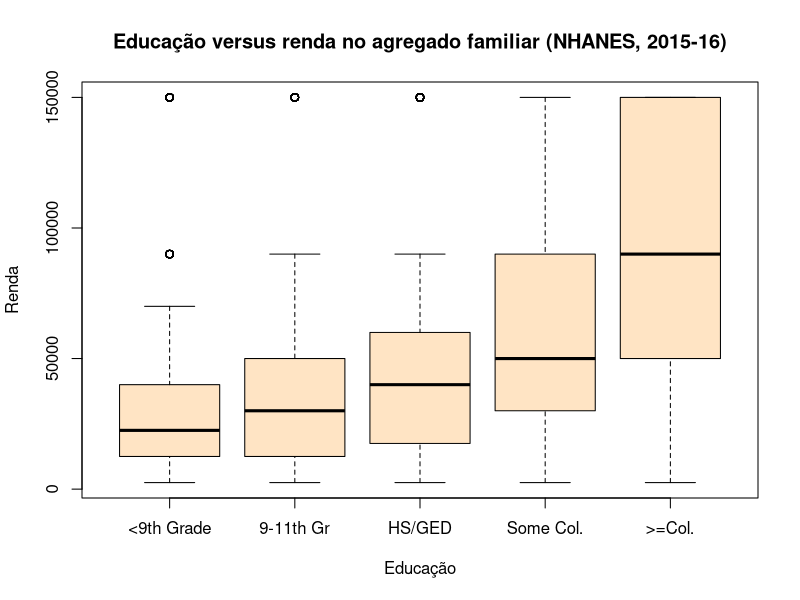
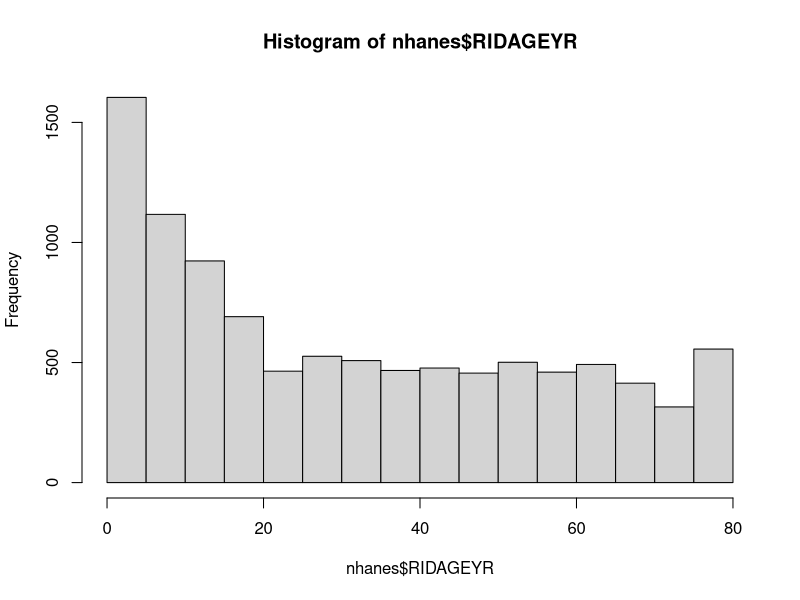
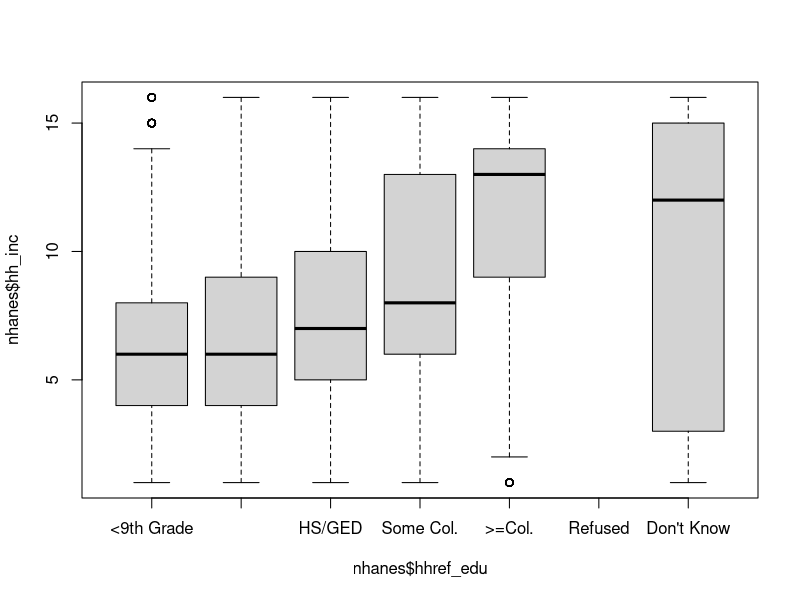
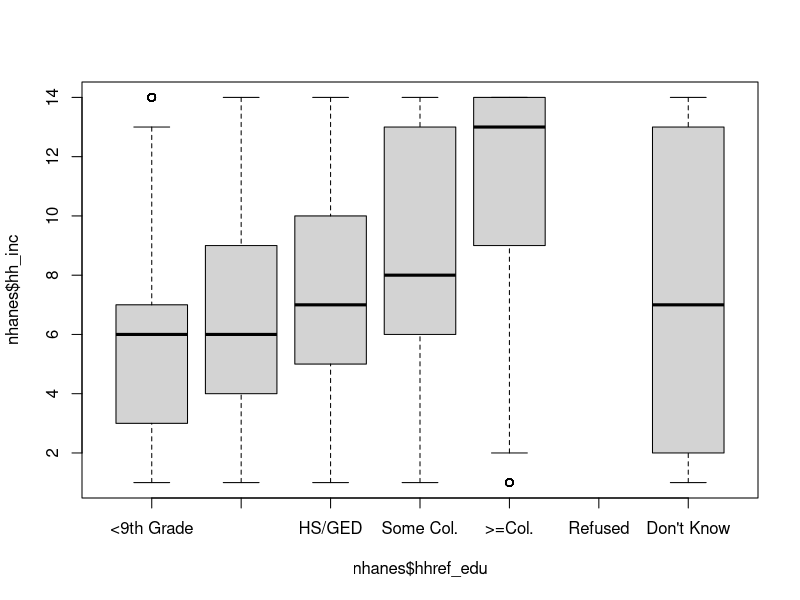
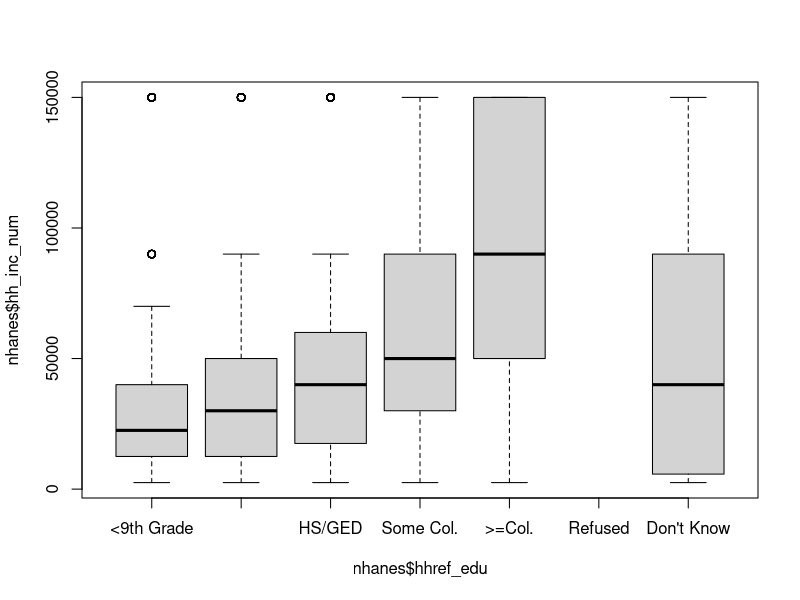
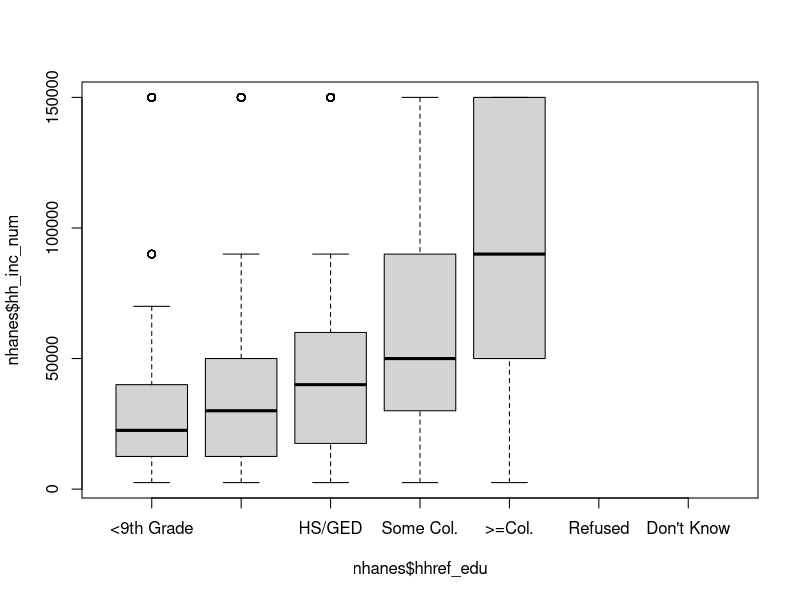
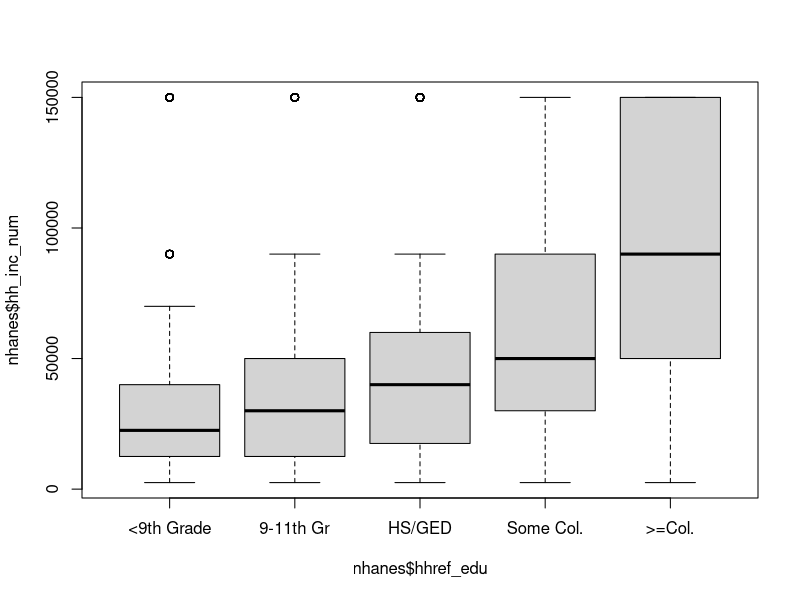
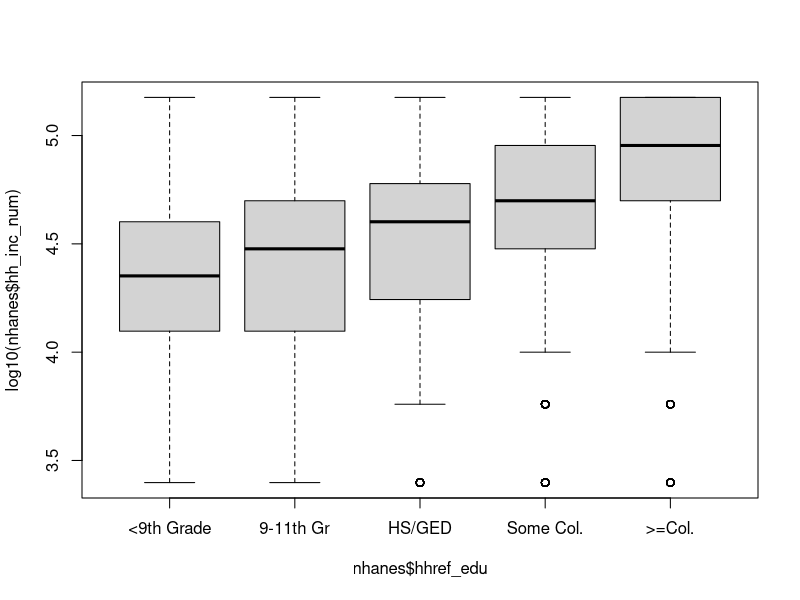

The R script that drew these images, in order:
## ## ## ## ## ## ## ## ## ## ## ## ## ## ## ## ## ## ## ## ## ## ## ## ## ## ##
##
##       R PROGRAM: sessao2_base.R
##
##          AUTHOR: Peter Young - CDC Mozambique
##           EMAIL: fqm1@cdc.gov
##
##         PROJECT: INS Survey Data Analysis Training
##
##     Description: Teaching code for Session 2, Basic R with Base R
##
##            NOTE: This file is used to prepare a practical training session on
##                  on basic R usage for those not familiar with R or R Studio.
##                  It is part of a sequence of modules on practical survey data
##                  analysis with R prepared by CDC for INS staff. This module 
##                  relies heavily on base R to avoid dependency on knowledge of
##                  tidyverse.
##
##    REFERENCE(S): Alan Agresti. An Introduction to Categorical Data Analysis. 
##                  Wiley & Sons, USA. 1996.
##
##                  The US Centers for Disease Control and Prevention. The National
##                  Health and Nutrition Examination Survey (NHANES) 2015-2016.
##                  https://www.cdc.gov/nchs/nhanes/new_nhanes.htm
##
##           INPUT: nhanes.csv, nhanes.dta
##
##          OUTPUT: N/A
##
##      DISCLAIMER: Although this program has been used by the Centers
##                  for Disease Control & Prevention (CDC), no warranty,
##                  expressed or implied, is made by the CDC or the U.S.
##                  Government as to the accuracy and functioning of the
##                  program and related program material nor shall the
##                  fact of distribution constitute any such warranty,
##                  and no responsibility is assumed by the CDC in
##                  connection therewith.
##
##            Date: Mon Jun  9 10:03:01 2025
##
##      CHANGE LOG: Date        Change
##                  ---         ---
##                  Mon Jun  9, 2025    Initial Version
##                  Tue Jun 17, 2025    Refactored out advanced code to shorten
##                  ---         ---
## ## ## ## ## ## ## ## ## ## ## ## ## ## ## ## ## ## ## ## ## ## ## ## ## ## ##

# Ajuda --------------------------------------------------------------------

?ls
help("ls")
help("<-")              # para simbolos, melhor ""

# Bibliotecas --------------------------------------------------------------

# install.packages(c("haven", "epitools", "gmodels")) # somente a primeira vez

library(haven)
library(epitools)
help(haven)             # os pacotes tambem tem help

# Exemplo ilustrativo -----------------------------------------------------

# Este exemplo so usa Base R (com excepcao de Haven).

# Ler uma base de dados em formato de Stata, visualizar, manipular, e fazer analise 
# estatistica

nhanes <- read_dta("data/nhanes.dta")

# recodificar os variaveis categoricas como factores
nhanes$hhref_edu <- as_factor(nhanes$hhref_edu)
nhanes$hh_inc <- as_factor(nhanes$hh_inc)

# excluir categorias que nao queremos considerar
nhanes <- subset(nhanes,                                     # a base
                 !hh_inc %in% c("Refused", "Don't Know") &   # as linhas a seleccionar
                   !hhref_edu == "Don't Know",               
                 c(hhref_edu, hh_inc))                       # as colunas a seleccionar

summary(nhanes)

# excluir as categorias vazias (don't know, refused)
nhanes$hhref_edu <- droplevels(nhanes$hhref_edu)
nhanes$hh_inc <- droplevels(nhanes$hh_inc)

summary(nhanes)

# converter as categorias em valores medias (midpoint) de cada categoria para
# ser mais proporcional no boxplot
nhanes$hh_inc_num <- factor(nhanes$hh_inc,
                            labels=c(2500, 5750, 12500, 17500, 22500, 
                                     30000, 40000, 50000, 60000, 70000, 
                                     40000, 10000, 90000, 150000))

# converter o factor em numero correspondente
nhanes$hh_inc_num <- as.numeric(as.character(nhanes$hh_inc_num))

# criar um boxplot estratificado (basico)
with(nhanes,
     boxplot(hh_inc_num ~ hhref_edu, 
        xlab = "Educação",     # se aparecer como 'Educa??o', tem de reabrir com codificacao LATIN1
        ylab = 'Renda',
        main = "Educação versus renda no agregado familiar (NHANES, 2015-16)",
        col = "bisque"))

# tabela simples
with(nhanes,
     addmargins(table(hh_inc, hhref_edu)))

# a evidencias de uma diferenca em renda por nivel de educacao?
with(nhanes,
     chisq.test(hh_inc, hhref_edu))

# faixinha - remover do ambiente
rm(nhanes)

# Variaveis ---------------------------------------------------------------

## Escalares --------------------------------------------------------------

x <- "hello world"        # um scalar de cadeia de letras (string)
x

y <- 30                   # um scalar de numero (integral)
y*100                     # expressao aritmetica
y > 20                    # expressao logica
y > Inf                   # Nada e > Infinito
y^2                       # y quadrado

# Exercicio: criar um variavel numerico com valor de -100 e dividir por 10
# Obs: so devem comecar o nome dos variaveis com letra, nao com numero ou simbolo
## Vectores -----------------------------------------------------------------

z <- c(1, 10)             # vector de numeros
z

a <- c("hello", "world")  # vector de strings
a

b <- c(1, "world")        # se tentamos misturar...
b

z[1]                      # inspeccao de elementos de um vector
a[2]                  

d <- c(z[1], a[2])        # criacao de um novo vector com elementos de outros

# Chamar funcoes ---------------------------------------------------------------

ls()                        # uso de funcoes predeterminadas
sqrt(4)                     # uma funcao pode ter argumentos, e pode produzir resultados
is.na(100)                  # nao esta em falta
is.na(NA)                   # esta sim em falta
sum(c(is.na(NA), is.na(2))) # quantos elementos estao em falta?

all.equal(b, d)             # uso de funcoes com >1 argumentos
all.equal(ls(),ls())        # funcoes podem ser 'nested' (chamar all.equal com resultado de ls)

# Exercicio: confirmar que dois quadrado e igual a menos dois quadrado com all.equals

# Listas e etiquetas --------------------------------------------------------

e <- list(1, "world")       # as listas sao importantes para alguns padroes no tidyverse
e
e <- list(primeiro = 1, segundo = "world")
e
names(e) <- c("Pri", "Seg") # renomear os elementos
e
e[1]                  # o '[' e para indexar listas e vectores.
e$Seg                 # uma alternativa quando o elemento tem etiqueta e usar '$'
e["Seg"]              # outra alternativa quando tem etiqueta (nome)

# Conjuntos de dados -------------------------------------------------------

## Data frames -------------------------------------------------------------

provs <- c("Maputo Cidade", "Maputo Provincia", "Gaza", "Inhambane")
pops <- c(1130319, 2390673, 1465802, 1564289)
f <- data.frame(provincia = provs, pop = pops)
f
str(f)                # descrever o objecto (same as Environment)
summary(f)            # resumir as variaveis
dim(f)                # dimensoes do objecto

str(e)                # str tambem funciona com outros objectos
dim(e)                # mas dim somente funciona com arrays, matrices, data frames...
length(e)             # length sim funciona
length(f)             # tambem com data frames


## Indexing ----------------------------------------------------------------

f[1,2]                # indexing - o item na primeira linha, segunda coluna
f[,1]                 # a 1a coluna
f[1,]                 # a 1a fila
f[1]                  # a 1a coluna (igual a f[,1])
f[c(1,2),]            # as 1as duas filas
f[,c(1,2)]            # as 1as duas colunas (somente tem 2)
f[c(3,4),2]           # a 3a e 4a iten na segunda coluna

f$provincia           # aceder com nome
f$pop                  
f$pop[2]              # o segundo elemento do vector resultando de seleccionar a 
                      # variavel 'pop'

## Operacoes vectorizadas -------------------------------------------------------

names(f) <- c("a", "b")   # podemos renomear as variaveis
f
names(f) <- c("provincia", "pop") # mas nao queremos!
f$pop / 100000            # podemos fazer operacoes aritmeticas 
f$pop_m <- f$pop / 100000   # podemos actualizar os valores
f

# Exercicio: criar uma nova variavel no f com nome "pop2" que e pop / 1000

## expressoes logicas -----------------------------------------------------

f$pop_m>15
f$provincia[c(FALSE, TRUE, FALSE, TRUE)]
f[f$pop_m>15,]
subset(f, pop_m>15)
subset(f, pop_m>15, provincia)

## Recodificacao ----------------------------------------------------------------

# usar vectorized assignment para recodificacao

f$pop_cat <- cut(f$pop, breaks = c(-1, 1499999, 9999999), 
                 labels = c("<1,5m", ">=1,5m")) # intervals fechado do direito por omissao
f
table(f$pop_cat)

f$provincia <- toupper(f$provincia)    # converter minuscula em maiuscula
f["provincia"]

# Exercicio: converter os nomes das provincias em minuscula

# Carregando dados ------------------------------------------------------------

# Podemos usar haven para ler dados em outros formatos. Um dos mais basicos
# e 'csv'. CSV ? muito flexivel, mas nao tem muita estrutura.

nhanes_raw <- read.csv("data/nhanes.csv")
dim(nhanes_raw)                         # quais sao as 'dimensoes' do nhanes_raw
str(nhanes_raw)                         # descrever o conteudo

# Obs: 'str' e igual ao que aparece no painel de 'Environment'

## Usando factores ----------------------------------------------------------

# criar um factor
nhanes_raw$sex <- factor(nhanes_raw$RIAGENDR, 
                         levels = c(1,2), 
                         labels = c("Masculino", "Feminino"))

# o que e um factor a final?
table(nhanes_raw$sex)
table(as.numeric(nhanes_raw$sex))
typeof(nhanes_raw$sex)                   # afinal, e um numero integral?
class(nhanes_raw$sex)                    # a classe e factor
attributes(nhanes_raw$sex)               # esta classe tem etiquetas

nhanes_raw$ageyrs <- nhanes_raw$RIDAGEYR     # renomear
summary(nhanes_raw$ageyrs)               
nhanes_raw$agecat1 <- cut(nhanes_raw$ageyrs,
                          breaks = c(-1, 14, 24, 44, 64, 80))

with(nhanes_raw,
    table(ageyrs, agecat1))              # verificar a categorizacao esta certa

# Exercicio: como fazer a tabela sem usar 'with'?

table(nhanes_raw$agecat1)              
addmargins(table(nhanes_raw$agecat1))    # e o total e 9971

# pode renomear um factor com factor()
nhanes_raw$agecat1 <- factor(nhanes_raw$agecat1, 
                             labels = c("<15", "15-24", "25-44", "45-64", "65+"))
with(nhanes_raw,
  table(ageyrs, agecat1))        # verificar a categorizacao ainda esta certa

# Exercicio: converter o factor de Stata 'time_us' em R com as_factor. Confirmar
# quantos missings tem. Porque sera que tem tantos missings?  COmo sugere recodificar
# para analise?

## Ficheiros de Stata ----------------------------------------------------

# podemos aproveitar de haven para ler ficheiros em outros formatos
# estatisticos. Eu prefiro Stata, por ser simples mas ter um bom sistema de 
# etiquetas para valores de variaveis categoricas

nhanes <- read_dta("data/nhanes.dta")

str(nhanes[, c("sex", "marital")])  # mas precisa mais um paso para ser util

## Ajudantes de haven --------------------------------------------------------

# as_factor() puxa os atributos do Stata para R
nhanes$sex <- as_factor(nhanes$sex)
nhanes$marital <- as_factor(nhanes$marital)
nhanes$hhref_edu <- as_factor(nhanes$hhref_edu)
nhanes$hh_inc <- as_factor(nhanes$hh_inc)
nhanes$race <- as_factor(nhanes$race)
str(nhanes[, c("sex", "marital")]) 

addmargins(table(nhanes$sex))
addmargins(table(nhanes$marital))   # mas 5719 < 9971! verificar o codebook.

# Pergunta: porque sera que falta estado marital para alguns?  Se for para analisar
# estado marital, como faria a codificacao antes?

summary(subset(nhanes, RIDAGEYR < 20, marital))           

# Acrescentando um nivel de factor ----------------------------------------------

nhanes$marital2 <- nhanes$marital
nhanes$marital2[nhanes$RIDAGEYR < 20] <- "N/A (<20 yrs)"  # nao funciona

# converter em string primeiro
nhanes$marital2 <- as.character(nhanes$marital)
nhanes$marital2[nhanes$RIDAGEYR < 20] <- "N/A (<20 yrs)"  # agora sim

table(nhanes$marital2)
nhanes$marital2 <- as.factor(nhanes$marital2)             # reconverter em factor
table(nhanes$marital2)
class(nhanes$marital2)

# Converter a missing ---------------------------------------------------

sum(nhanes$marital2 == "Don't Know")
sum(nhanes$marital2 %in% c("Don't Know", "Refused"))

nhanes$marital2[nhanes$marital2 %in% c("Don't Know", "Refused")] <- NA
sum(nhanes$marital2 %in% c("Don't Know", "Refused"))

addmargins(table(nhanes$marital2))   # 9968 + 3 = 9971 onde que foram os msisings?
addmargins(table(nhanes$marital2, useNA="ifany"))         # sempre bom confirmar

# Graficos em R Base ---------------------------------------------------------

hist(nhanes$RIDAGEYR)
boxplot(nhanes$hh_inc ~ nhanes$hhref_edu)  # uso de formula ~

# podemos eliminar os missings no income - neste caso, estamos a recodificar como
# missing (mas nao estamos a eliminar os casos da base de dados)
nhanes$hh_inc[nhanes$hh_inc %in% c("Don't Know", "Refused")] <- NA
table(nhanes$hh_inc)

boxplot(nhanes$hh_inc ~ nhanes$hhref_edu)  # missings na educacao

nhanes$hh_inc_num <- as.numeric(nhanes$hh_inc)
table(nhanes$hh_inc_num)
table(nhanes$hh_inc_num, nhanes$hh_inc)

# Manipular os niveis do factor ----------------------------------------------

# podemos 'ponderar' as categorias de income em termos do valor no meio
# do intervalo (uma aproximacao)
nhanes$hh_inc_num <- factor(nhanes$hh_inc,
                             labels=c(2500, 5750, 12500, 17500, 22500, 
                                      30000, 40000, 50000, 60000, 70000, 
                                      40000, 10000, 90000, 150000))
table(nhanes$hh_inc_num)
class(nhanes$hh_inc_num)
nhanes$hh_inc_num <- as.numeric(as.character(nhanes$hh_inc_num))

# visualisar o que fizemos
boxplot(nhanes$hh_inc_num ~ nhanes$hhref_edu)         # missings??

# excluir os missings
nhanes$hhref_edu[nhanes$hhref_edu %in% c("Don't Know")] <- NA

# confirmar a exclusao dos missings
boxplot(nhanes$hh_inc_num ~ nhanes$hhref_edu)         # esta quase
nhanes$hhref_edu <- droplevels(nhanes$hhref_edu)      # remover niveis nao em uso
nhanes$hh_inc <- droplevels(nhanes$hh_inc)        
boxplot(nhanes$hh_inc_num ~ nhanes$hhref_edu)         # agora sim

boxplot(log10(nhanes$hh_inc_num) ~ nhanes$hhref_edu)  # transformacao do desfecho

# Analise categorica -----------------------------------------------

# o uso de 'with' simplificar a digitacao
with(nhanes,
     table(hh_inc, hhref_edu))

with(nhanes,
     chisq.test(hh_inc, hhref_edu))

# estratificacao - primeiro, simplificar

with(nhanes,
     boxplot(hh_inc_num ~ race))

# dicotimizar raca
nhanes$race_white <- ifelse(nhanes$race == "Non-Hispanic White", 1, 0)

with(nhanes,
     boxplot(hh_inc_num ~ race_white))

summary(nhanes$hh_inc_num)

# dicotimizar renda
nhanes$hh_inc_high <- ifelse(nhanes$hh_inc_num > 40000, 1, 0)

# dicotomizar educacao - ifelse, condicional e vectorizado
nhanes$hhref_edu3 <- ifelse(nhanes$hhref_edu %in% c("<9th Grade", "9-11th Gr"), 
                            "<HS", 
                            ">=HS")
nhanes$hhref_edu3 <- factor(nhanes$hhref_edu3)

# sempre verificar
with(nhanes,
     table(hh_inc_num, hh_inc_high, useNA="ifany"))

# Obs: e sempre bom incluir 'useNA="ifany"' para assegurar que os missings foram
# codificados devidamente.

## Analise estratificada ----------------------------------------------------

# uma tabela 2x2x2 (analise estratificada)
with(nhanes,
     table(hh_inc_high, race_white, hhref_edu3))

# facilitar tabulacao similar a SPSS
library(gmodels)
with(nhanes,
     CrossTable(hh_inc_high, race_white, 
                chisq=TRUE))

# Outra opcao, incluir ORs, RRs, etc
library(epitools)
with(nhanes,
     addmargins(table(hh_inc_high, race_white)))

with(nhanes,
     oddsratio(race_white, hh_inc_high))

# outra alternativa
with(nhanes,
     epitab(race_white, hh_inc_high))

# Verificar - conseguimos reproduzir?
3619*1779/(2691*1183)   # sim - 2.02

with(nhanes,
     riskratio(race_white, hh_inc_high))

# Verificar - conseguimos reproduzir?
1779/2962/(2691/6310)   # sim - 1.41

# fazer a mesma coisa com dados agregados
tab <- with(nhanes,
            table(race_white, hh_inc_high))
riskratio(tab)

# Modelos de regressao -------------------------------------------------------

lm(hh_inc_num ~ hhref_edu, data = nhanes)
lmod <- lm(hh_inc_num ~ hhref_edu, data = nhanes) # salvar o resultado

summary(lmod)                                   # qual e o grupo de referencia?
str(nhanes$hhref_edu)                          # o primeiro
levels(nhanes$hhref_edu)

# mudar a categoria de referencia
nhanes$hhref_edu2 <- relevel(nhanes$hhref_edu, ref = ">=Col.")
lmod2 <- lm(hh_inc_num ~ hhref_edu2, 
            data = nhanes)

summary(lmod2)                                  # agora as est. sao negativas
par(mfrow=c(2,2))                     # para ver todos os plots ao mesmo tempo
plot(lmod2)

# Regressao logistica -----------------------------------------------------

# devemos obter ~3,9 OR (veja acima analise categorica)
gmod1 <- glm(hh_inc_high ~ race_white + hhref_edu3, data = nhanes, 
             family = binomial(link = "logit"))
summary(gmod1)
exp(coefficients(gmod1))      # lembrar, coeficientes estao na escala logaritmico
exp(confint(gmod1))           # os CIs tambem

# sera que temos alguma interaccao com sexo? Parece que nao

gmod2 <- glm(hh_inc_high ~ race_white * sex + hhref_edu3, data = nhanes, 
             family = binomial(link = "logit"))
summary(gmod2)
exp(coefficients(gmod2))      # lembrar, coeficientes estao na escala logaritmico

write_dta(nhanes, path = "data/nhanes_recode.dta")
rm(nhanes)

# Fim!
